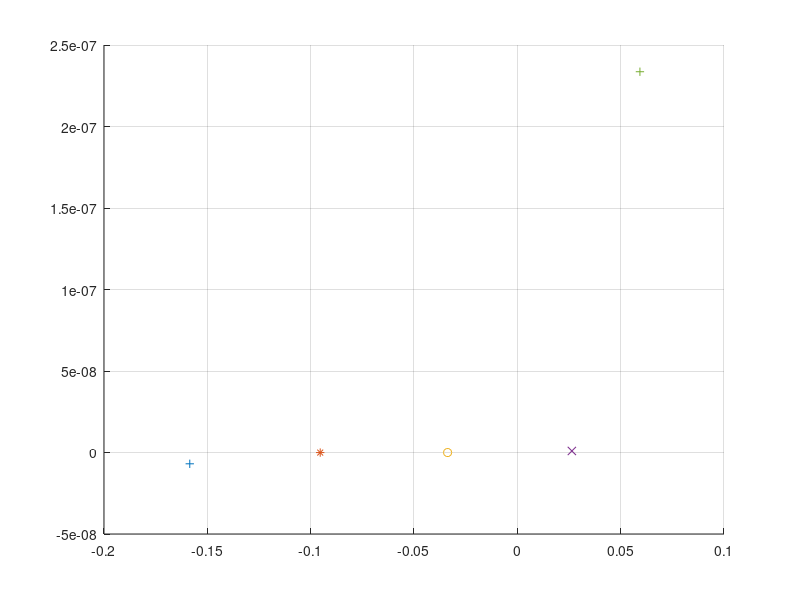

Here is the MATLAB script that generated this plot: (Note: this script raises an error after producing the figure.)

  reynolds = [
   0.291449E+02  0.292888E+02 0.294318E+02 0.295739E+02 0.296528E+02 
  ];

  eigenvalues = [
      -0.1585E+00  +  -0.6932E-08i ;% -0.5470E+01  +  -0.9913E-07i -0.2156E+02  +   0.2367E-05i -0.2993E+02  +   0.1419E-03i;
       -0.9538E-01  +  -0.4786E-10i;% -0.5400E+01  +  -0.3081E-09i -0.2136E+02  +   0.1371E-06i -0.2977E+02  +   0.5216E-04i;
       -0.3375E-01  +  -0.1990E-10i ;%  -0.5331E+01  +  -0.1440E-08i   -0.2116E+02  +   0.6018E-07i  -0.2962E+02  +  -0.1850E-04i;
        0.2639E-01  +   0.9408E-09i;% -0.5262E+01  +  -0.1595E-07i -0.2096E+02  +  -0.5125E-05i -0.2946E+02  +   0.5740E-06i;
         0.5932E-01  +   0.2336E-06i ;% -0.5225E+01  +  -0.8771E-09i  -0.2086E+02  +   0.6621E-06i  -0.2938E+02  +   0.1273E-05i  
      ];

  figure;

  legend_labels = {};

  markers = {'+', '*', 'o', 'x'};

  marker_no = 1;

  for i = 1 : 1 : length(reynolds)
    scatter(real(eigenvalues(i, :)), imag(eigenvalues(i, :)), markers{marker_no}); hold on
    legend_labels{length(legend_labels) + 1} = [sprintf('Re = %2.2f', reynolds(i))];
    marker_no = marker_no + 1;
    if marker_no > length(markers)
      marker_no = 1;
    end
  end

  grid;

  ax = gca;
  ax.XAxisLocation = 'origin';
  ax.YAxisLocation = 'origin';
  legend(legend_labels, 'Location','northwest')
